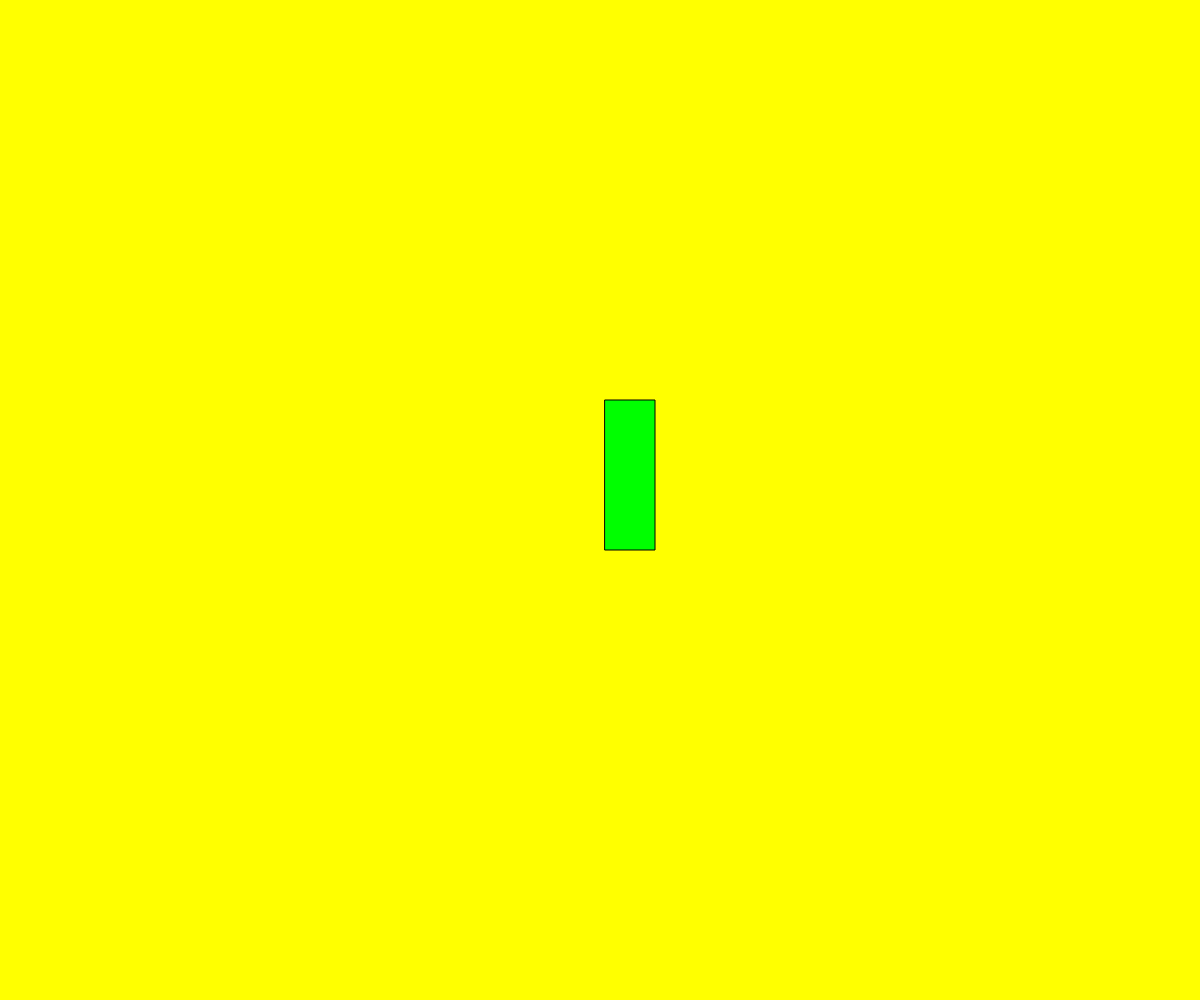
Frame 1 (no input)
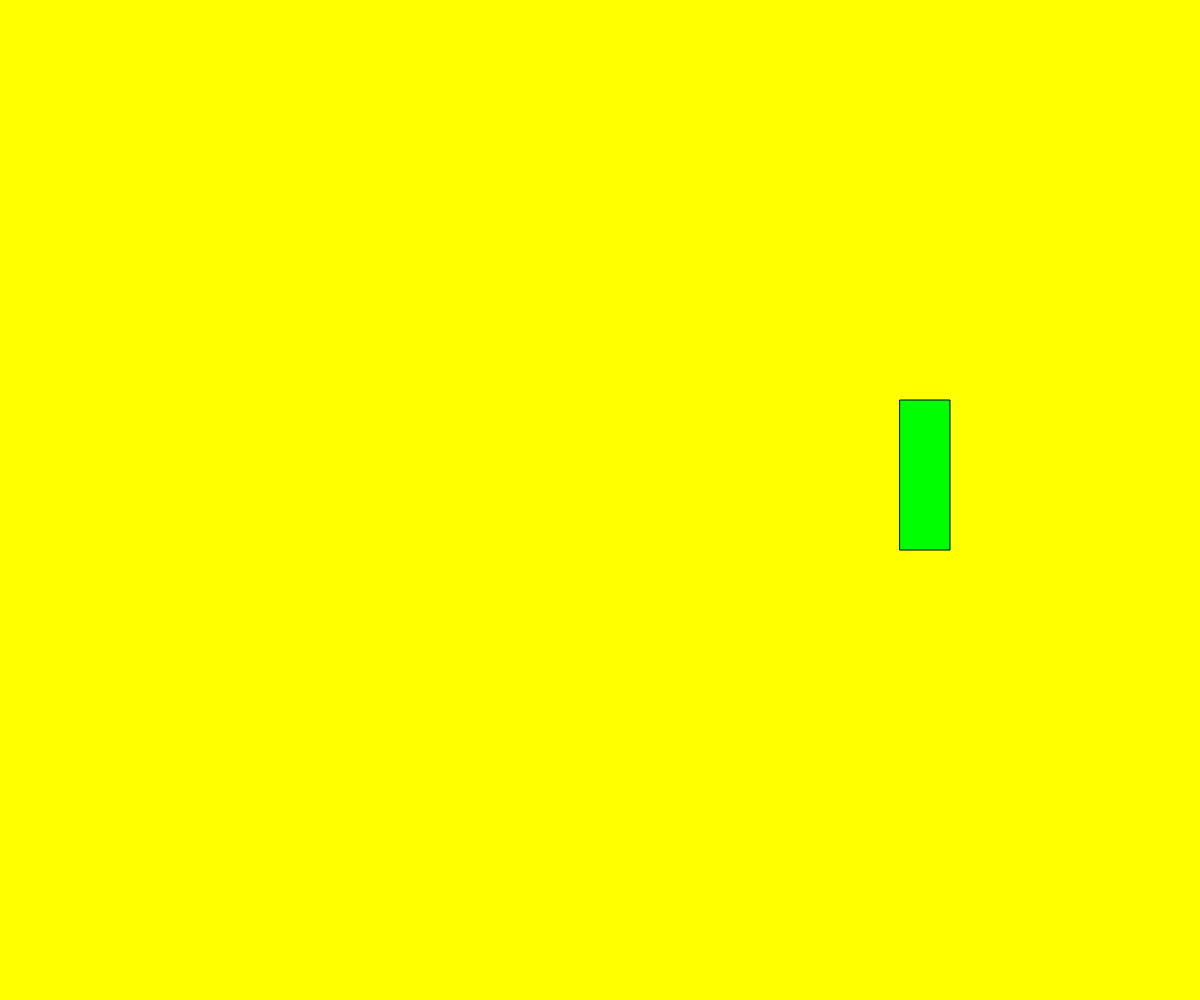
Frame 60 (no input)
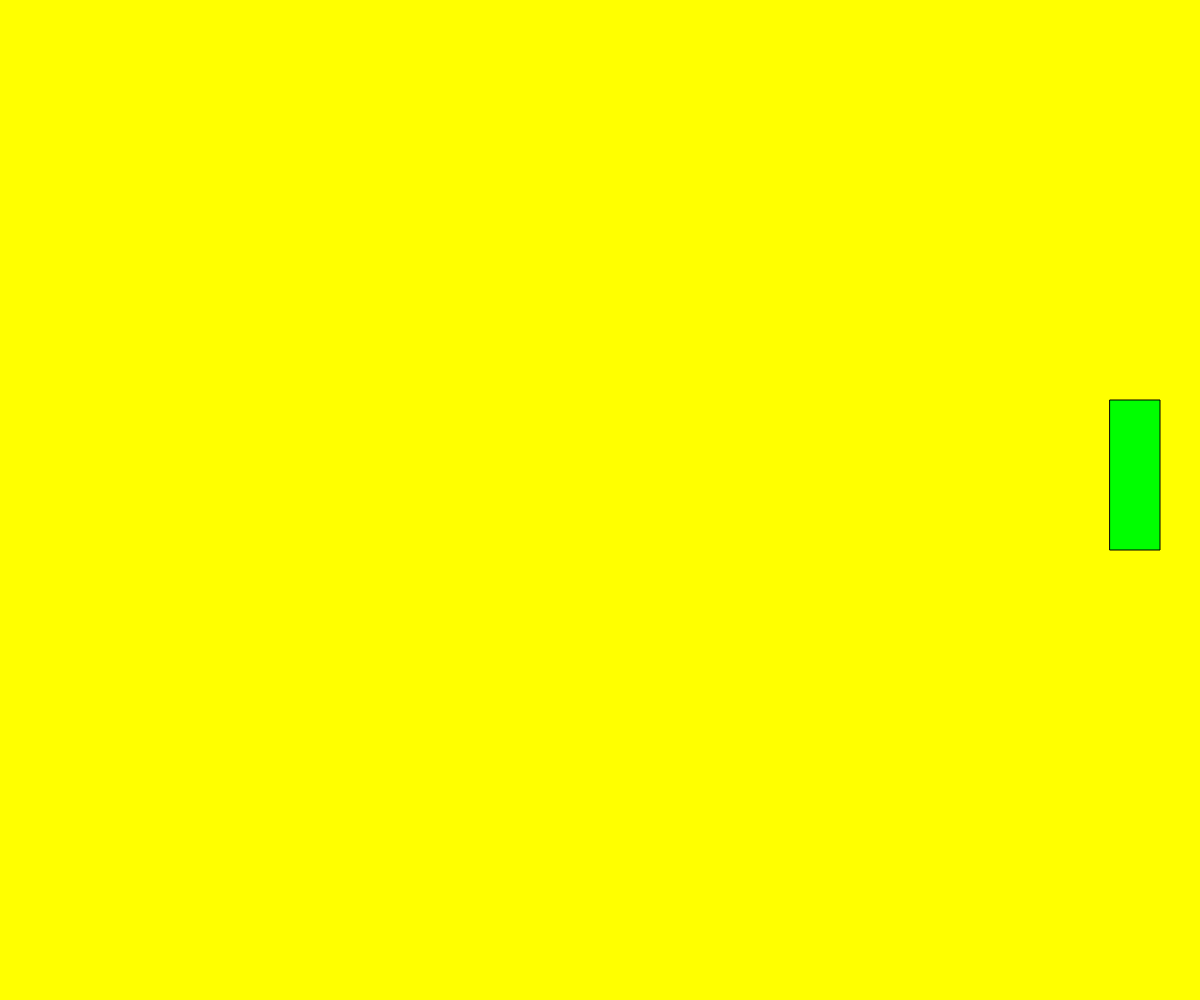
Frame 120 (the mouse pressed at the canvas centre since frame 60)

The p5.js sketch that drew these frames (run headless with seeded random() and noise() and a simulated clock; from frame 60 on, the mouse is pressed at the canvas centre):

// p5.js sketch
// ── sketch.js
// Project Title
// Your Name
// Date
//
// Extra for Experts:
// - describe what you did to take this project "above and beyond"

let x;
let dx;
let rectWidth;

function setup() {
  createCanvas(windowWidth, windowHeight);
   x = width / 2;
   dx = 5;
   rectWidth = 50;
}

function draw() {
  background(255, 255, 0);
  // move rectangle
  x += dx;


  // check if you hit wall
  if (x > width - rectWidth || x < 0){
    dx = dx * -1;
  }

  // display rectangle
  fill(0, 255, 0);
  rect(x, 400 ,rectWidth ,150);
}
